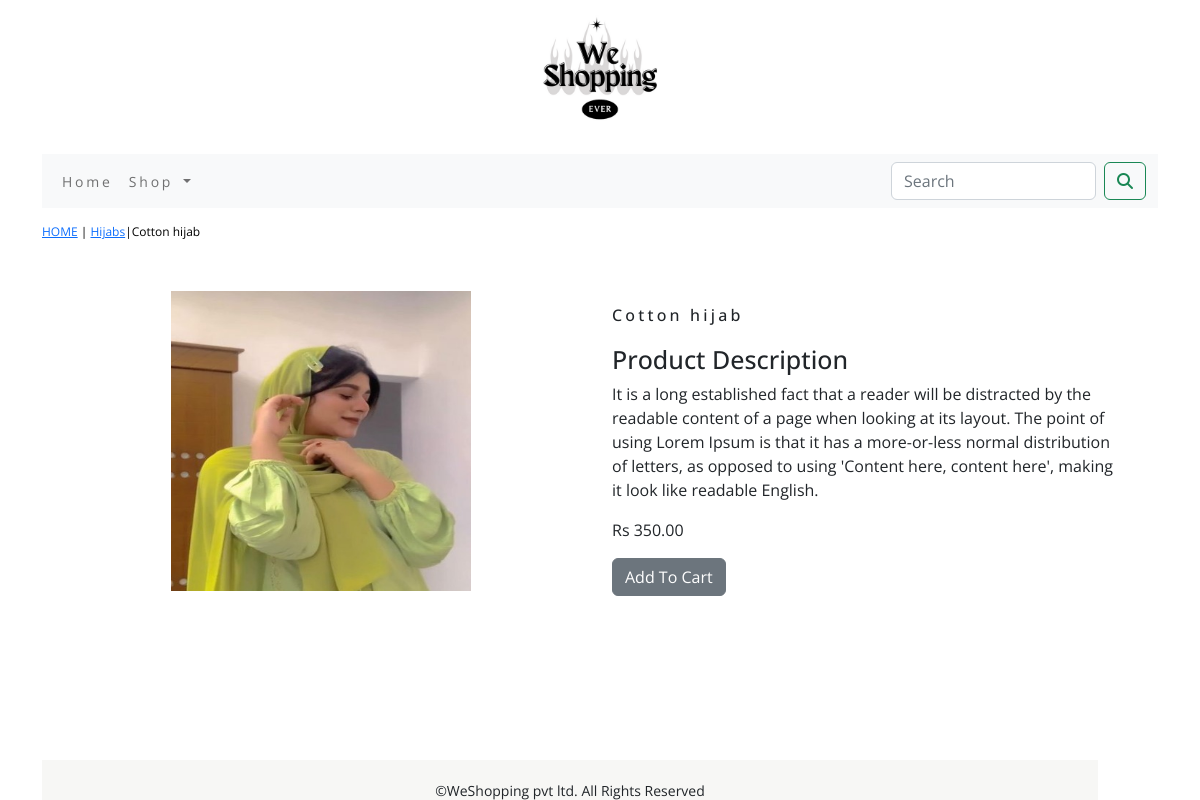
Screenshot of /shop/hijabs/cotton-hijab/ with the database file from the repository.
### shop/models.py (models this page shows, shortened)
class Products(models.Model):
    name = models.CharField(max_length=250, unique=True)
    slug = models.SlugField(max_length=250, unique=True)
    description = models.TextField(blank=True)
    price = models.DecimalField(max_digits=10, decimal_places=2)
    category = models.ForeignKey(Category, on_delete=models.CASCADE)
    image = models.ImageField(upload_to='product', blank=True)
    stock = models.IntegerField()
    available = models.BooleanField(default=True)
    created = models.DateTimeField(auto_now_add=True)
    updated = models.DateTimeField(auto_now=True)
    class Meta:
        ordering = ('name',)
        verbose_name = 'product'
        verbose_name_plural = 'products'

class Category(models.Model):
    name = models.CharField(max_length=250, unique=True)
    slug = models.SlugField(max_length=250, unique=True)
    description = models.TextField(blank=True)
    image = models.ImageField(upload_to='category', blank=True)
    class Meta:
        ordering = ('name',)
        verbose_name = 'category'
        verbose_name_plural = 'categories'
    def get_url(self):
        return reverse('shop:products_by_category', args=[self.slug])
    def __str__(self):
        return '{}'.format(self.name)

### shop/views.py (the view)
# urls.py: path('<slug:c_slug>/<slug:product_slug>/',views.proDetail,name='procatdetail'),
def proDetail(request, c_slug, product_slug):
    try:
        product = Products.objects.get(category__slug=c_slug, slug=product_slug)
    except Exception as e:
        raise e
    return render(request, 'product.html', {'product': product})

### cart/context_processors.py (called while the page is built)
def counter(request):
    item_count=0
    if 'admin' in request.path:
        return {}
    else:
        try:
            cart=Cart.objects.filter(cart_id=_cart_id(request))
            cart_items=CartItem.objects.all().filter(cart=cart[:1])
            for cart_item in cart_items:
                item_count += cart_item.quantity
        except Cart.DoesNotExist:
            item_count=0
    return dict(item_count=item_count)

### cart/views.py (called while the page is built)
def _cart_id(request):
    cart = request.session.session_key
    if not cart:
        cart = request.session.create()
    return cart

### shop/context_processors.py (called while the page is built)
def menu_links(request):
    links=Category.objects.all()
    return dict(links=links)

### template/product.html (shortened to what this page needs)
{% extends 'base.html' %}
{% load static %}
{% block content %}
<div class="row my_pro_class">
    <div class="mx-auto">
        <p><a href="{% url 'shop:allProCat' %}">HOME</a> | <a href="{{product.category.get_url}}">{{product.category}}</a>|{{product.name}}</p>
    </div>
</div>
<div class="container">
<br>
  <div class="row">
    <div class="col-12 col-sm-12 col-md-12 col-lg-6 text-center">
        <div style="min-width:18rem;">
            <img src="{{product.image.url}}" alt="{{product.name}}" width="300px" height="300px" >
        </div>
    </div>
      <div class="col-12 col-sm-12 col-md-12 col-lg-6">
          <div>
          <h1 class="my_pro_title">{{product.name}}</h1>
          <h3 class="my_title">Product Description</h3>
          <p class="text-justify my_pro_text">{{product.description}}</p>
           <p>Rs {{product.price}}</p>
          {% if product.stock <= 0 %}
          <p class="text-justify"><b>Out Of Stock</b></p>
          {% else %}
          <a class="btn btn-secondary" href="{% url 'cart:add_cart' product.id %}">Add To Cart</a>
          {% endif %}
          </div>
     </div>
    </div>
  </div>
{% endblock %}

### static/css/custom.css (style rules this page uses)
body { font-family: 'Open Sans', sans-serif; position:relative; padding-bottom:58px; min-height:100vh; }
.my_title { font-size:25px; text-transforms:uppercase; }
.my_pro_class { padding-top:15px; padding-bottom:10px; }
.my_pro_class .mx-auto { color:#000000; font-size:12px; font-decoration:none; }
.my_pro_title { font-size:16px; text-transforms:uppercase; letter-spacing:.2em; padding-top:15px; padding-bottom:10px; }
.my_pro_text { padding-right:20px; }

### rows the page displays
Products: category "Hijabs", name "Cotton hijab", image (picture), description "It is a long established fact that a reader will be distracted by the readable content of a page when looking at its layout. The point of using Lorem Ipsum is that it has a more-or-less normal distribution of letters, as opposed to using 'Content here, content here', making it look like readable English.", price "350.00"
